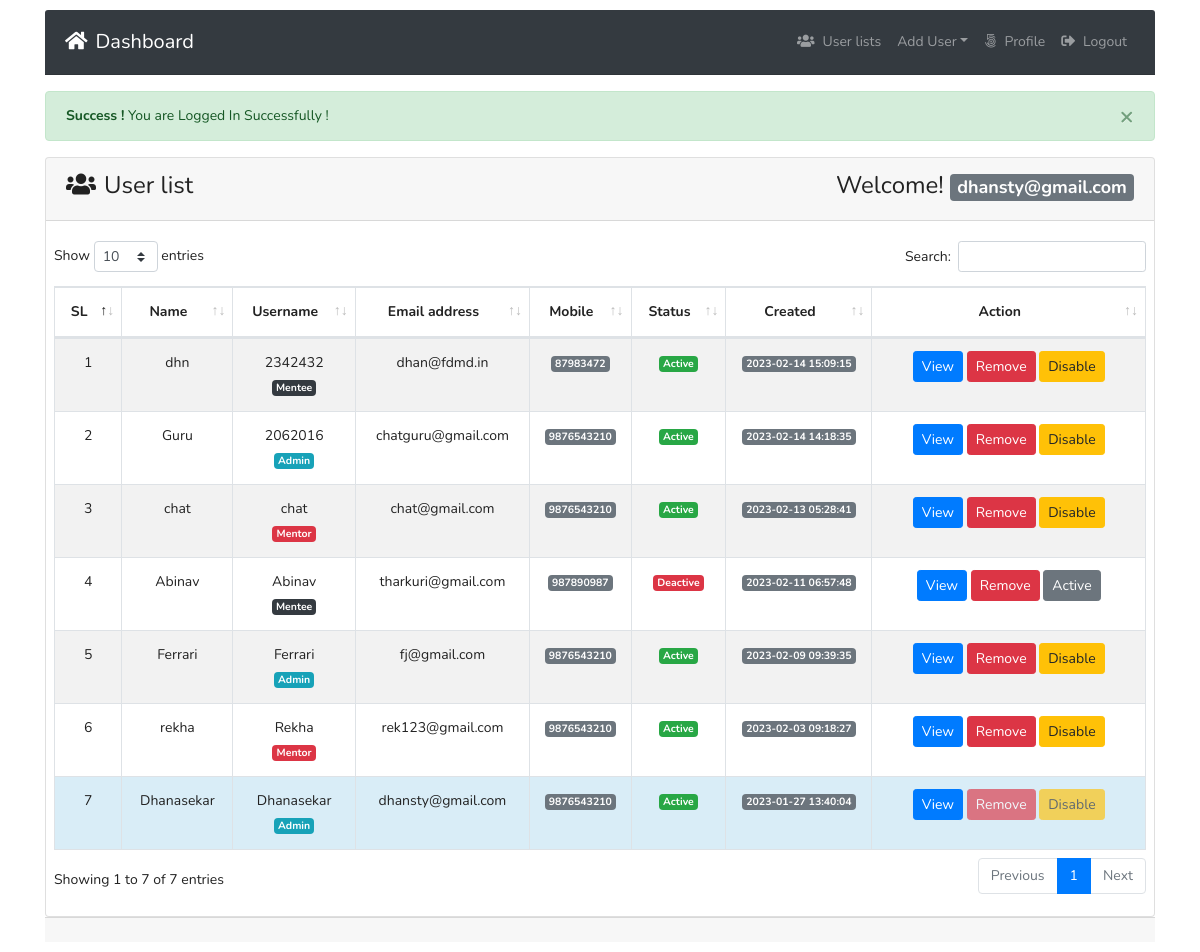
Page /index.php (signed in) on the committed database.
### tables this page shows
CREATE TABLE `tbl_users` (
  `id` int(11) NOT NULL,
  `name` varchar(255) DEFAULT NULL,
  `username` varchar(255) DEFAULT NULL,
  `email` varchar(255) DEFAULT NULL,
  `password` varchar(255) DEFAULT NULL,
  `mobile` varchar(25) DEFAULT NULL,
  `roleid` tinyint(4) DEFAULT NULL,
  `isActive` tinyint(4) DEFAULT 0,
  `created_at` timestamp NOT NULL DEFAULT current_timestamp(),
  `updated_at` timestamp NOT NULL DEFAULT current_timestamp(),
  `verify_status` tinyint(1) DEFAULT NULL COMMENT 'yes=1,no=0'
);

### lib/Session.php (called while the page is built, shortened)
<?php
class Session{
  public static function get($key){
    if (isset($_SESSION[$key])) {
      return $_SESSION[$key];
    }else{
      return false;
    }
  }
}

### classes/Users.php (called while the page is built, shortened)
<?php
include 'lib/Database.php';
include_once 'lib/Session.php';
class Users
{
  private $db;
  public function __construct()
  {
    $this->db = new Database();
  }
  public function formatDate($date)
  {
    $strtime = strtotime($date);
    return date('Y-m-d H:i:s', $strtime);
  }
  public function selectAllUserData()
  {
    $sql = "SELECT * FROM tbl_users ORDER BY id DESC";
    $stmt = $this->db->pdo->prepare($sql);
    $stmt->execute();
    return $stmt->fetchAll(PDO::FETCH_OBJ);
  }
}

### index.php (the view, shortened to what this page needs)
<?php
include 'inc/header.php';
$logMsg = Session::get('logMsg');
if (isset($logMsg)) {
  echo $logMsg;
}
?>
<div class="card ">
  <div class="card-header">
    <h3><i class="fas fa-users mr-2"></i>User list <span class="float-right">Welcome! <strong>
          <span class="badge badge-lg badge-secondary text-white">
            <?php
            $username = Session::get('email');
            if (isset($username)) {
              echo $username;
            }
            ?></span>
        </strong></span></h3>
  </div>
  <div class="card-body pr-2 pl-2">
    <table id="example" class="table table-striped table-bordered" style="width:100%">
      <thead>
        <tr>
          <th class="text-center">SL</th>
          <th class="text-center">Name</th>
          <th class="text-center">Username</th>
          <th class="text-center">Email address</th>
          <th class="text-center">Mobile</th>
          <th class="text-center">Status</th>
          <th class="text-center">Created</th>
          <th width='25%' class="text-center">Action</th>
        </tr>
      </thead>
      <tbody>
        <?php
        $allUser = $users->selectAllUserData();
        if ($allUser) {
          $i = 0;
          foreach ($allUser as  $value) {
            $i++;
        ?>
            <tr class="text-center" <?php if (Session::get("id") == $value->id) {
                                      echo "style='background:#d9edf7' ";
                                    } ?>>
              <td><?php echo $i; ?></td>
              <td><?php echo $value->name; ?></td>
              <td><?php echo $value->username; ?> <br>
                <?php if ($value->roleid  == '1') {
                  echo "<span class='badge badge-lg badge-info text-white'>Admin</span>";
                } elseif ($value->roleid == '2') {
                  echo "<span class='badge badge-lg badge-danger text-white'>Mentor</span>";
                } elseif ($value->roleid == '3') {
                  echo "<span class='badge badge-lg badge-dark text-white'>Mentee</span>";
                } ?></td>
              <td><?php echo $value->email; ?></td>
              <td><span class="badge badge-lg badge-secondary text-white"><?php echo $value->mobile; ?></span></td>
              <td>
                <?php if ($value->isActive == '0') { ?>
                  <span class="badge badge-lg badge-success text-white">Active</span>
                <?php } else { ?>
                  <span class="badge badge-lg badge-danger text-white">Deactive</span>
                <?php } ?>
              </td>
              <td><span class="badge badge-lg badge-secondary text-white"><?php echo $users->formatDate($value->created_at);  ?></span></td>
              <td>
                <?php if (Session::get("roleid") == '1') { ?>
                  <a class="btn btn-primary btn-sm
                            " href="profile.php?id=<?php echo $value->id; ?>">View</a>
                  <a onclick="return confirm('Are you sure To Delete ?')" class="btn btn-danger
                    <?php if (Session::get("id") == $value->id) {
                      echo "disabled";
                    } ?>
                             btn-sm " href="?remove=<?php echo $value->id; ?>">Remove</a>
                  <?php if ($value->isActive == '0') {  ?>
                    <a onclick="return confirm('Are you sure To Deactive ?')" class="btn btn-warning
                       <?php if (Session::get("id") == $value->id) {
                          echo "disabled";
                        } ?>
                                btn-sm " href="?deactive=<?php echo $value->id; ?>">Disable</a>
                  <?php } elseif ($value->isActive == '1') { ?>
                    <a onclick="return confirm('Are you sure To Active ?')" class="btn btn-secondary
                       <?php if (Session::get("id") == $value->id) {
                          echo "disabled";
                        } ?>
                                btn-sm " href="?active=<?php echo $value->id; ?>">Active</a>
                  <?php } ?>
                <?php  } elseif (Session::get("id") == $value->id  && Session::get("roleid") == '2') { ?>
                  <a class="btn btn-primary btn-sm " href="profile.php?id=<?php echo $value->id; ?>">View</a>
                <?php } elseif (Session::get("id") == $value->id  && Session::get("roleid") == '3') { ?>
                  <a class="btn btn-primary btn-sm " href="profile.php?id=<?php echo $value->id; ?>">View</a>
                <?php }
                ?>
              </td>
            </tr>
          <?php }
        } else { ?>
          <tr class="text-center">
            <td>No user availabe now !</td>
          </tr>
        <?php } ?>
      </tbody>
    </table>
  </div>
</div>
<?php
include 'inc/footer.php';
?>

### inc/header.php (shortened to what this page needs)
<?php
$filepath = realpath(dirname(__FILE__));
include_once $filepath . "/../lib/Session.php";
$users = new Users();
?>
<!DOCTYPE html>
<html lang="en" dir="ltr">
<head>
  <link rel="stylesheet" href="assets/bootstrap.min.css">
  <link href="https://use.fontawesome.com/releases/v5.0.4/css/all.css" rel="stylesheet">
  <link rel="stylesheet" href="assets/dataTables.bootstrap4.min.css">
  <link rel="stylesheet" href="assets/style.css">
</head>
<body>
  <div class="container">
    <nav class="navbar navbar-expand-md navbar-dark bg-dark card-header">
      <a class="navbar-brand" href="index.php"><i class="fas fa-home mr-2"></i>Dashboard</a>
      <div class="collapse navbar-collapse" id="navbarsExampleDefault">
        <ul class="navbar-nav ml-auto">
          <?php if (Session::get('id') == TRUE) { ?>
            <?php if (Session::get('roleid') == '1') { ?>
              <li class="nav-item">
                <a class="nav-link" href="index.php"><i class="fas fa-users mr-2"></i>User lists </span></a>
              </li>
              <!-- <li class="nav-item
              <?php
              $path = $_SERVER['SCRIPT_FILENAME'];
              $current = basename($path, '.php');
              if ($current == 'addUser') {
                echo " active ";
              }
              ?>">
                <a class="nav-link" href="addUser.php"><i class="fas fa-user-plus mr-2"></i>Add user </span></a>
              </li>
            <?php  } ?> -->
            <li class="nav-item dropdown">
              <a class="nav-link dropdown-toggle" href="#" id="navbarDropdown" role="button" data-toggle="dropdown" aria-haspopup="true" aria-expanded="false">Add User</a>
            </li>
            <li class="nav-item
            <?php
            $path = $_SERVER['SCRIPT_FILENAME'];
            $current = basename($path, '.php');
            if ($current == 'profile') {
              echo "active ";
            }
            ?>
            ">
              <a class="nav-link" href="profile.php?id=<?php echo Session::get("id"); ?>"><i class="fab fa-500px mr-2"></i>Profile <span class="sr-only">(current)</span></a>
            </li>
            <li class="nav-item">
              <a class="nav-link" href="?action=logout"><i class="fas fa-sign-out-alt mr-2"></i>Logout</a>
            </li>
          <?php } ?>
        </ul>
      </div>
    </nav>

### inc/footer.php (shortened to what this page needs)
<div class="well card-footer">
</div>
  </body>
</html>

### assets/style.css (style rules this page uses)
body { padding-block:10px ; line-height: 24px; font-size: 14px; font-style: normal; font-weight: normal; visibility: visible; font-family: 'Nunito', sans-serif; color: #222; }
h1, h2, h3, h4, h5, h6 { color: #222; font-family: 'Nunito', sans-serif; font-weight: 400; margin-top: 0; }
h3 { font-size: 24px; line-height: 30px; }

### rows in the picture
tbl_users: name "dhn", username "2342432", shows "Mentee", email "dhan@fdmd.in", mobile "87983472", isActive "Active", created_at "2023-02-14 15:09:15"
tbl_users: name "Guru", username "2062016", shows "Admin", email "chatguru@gmail.com", mobile "9876543210", isActive "Active", created_at "2023-02-14 14:18:35"
tbl_users: name "chat", username "chat", shows "Mentor", email "chat@gmail.com", mobile "9876543210", isActive "Active", created_at "2023-02-13 05:28:41"
tbl_users: name "Abinav", username "Abinav", shows "Mentee", email "tharkuri@gmail.com", mobile "987890987", isActive "Deactive", created_at "2023-02-11 06:57:48"
tbl_users: name "Ferrari", username "Ferrari", shows "Admin", email "fj@gmail.com", mobile "9876543210", isActive "Active", created_at "2023-02-09 09:39:35"
tbl_users: name "rekha", username "Rekha", shows "Mentor", email "rek123@gmail.com", mobile "9876543210", isActive "Active", created_at "2023-02-03 09:18:27"
tbl_users: name "Dhanasekar", username "Dhanasekar", shows "Admin", email "dhansty@gmail.com", mobile "9876543210", isActive "Active", created_at "2023-01-27 13:40:04"

### other values in the picture
$logMsg "× Success ! You are Logged In Successfully !"
$username "dhansty@gmail.com"
